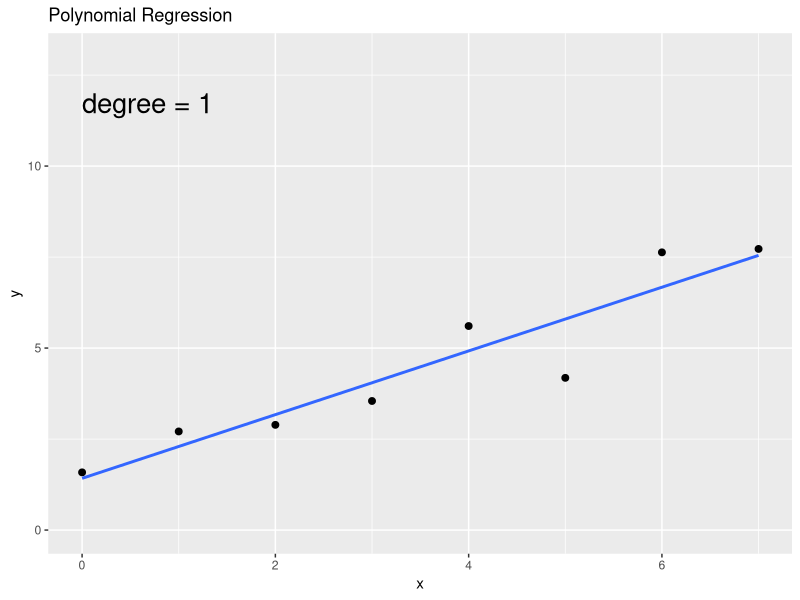
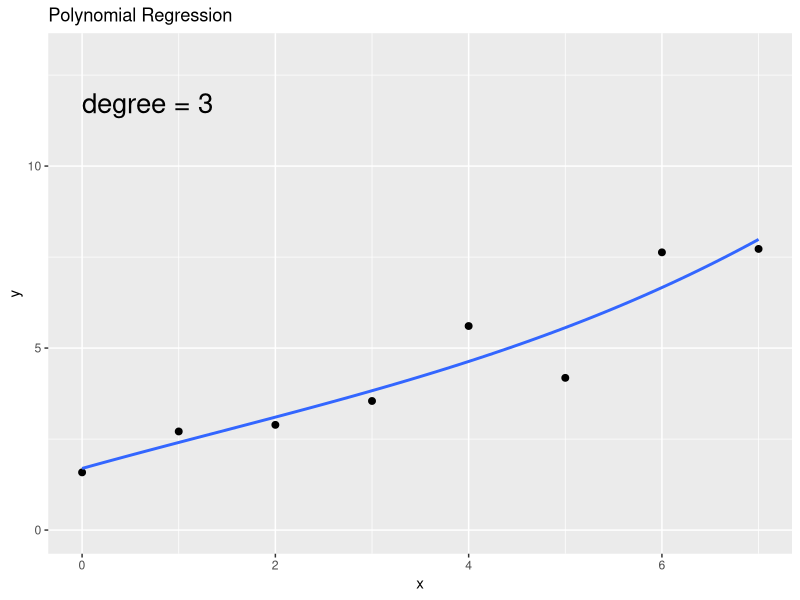
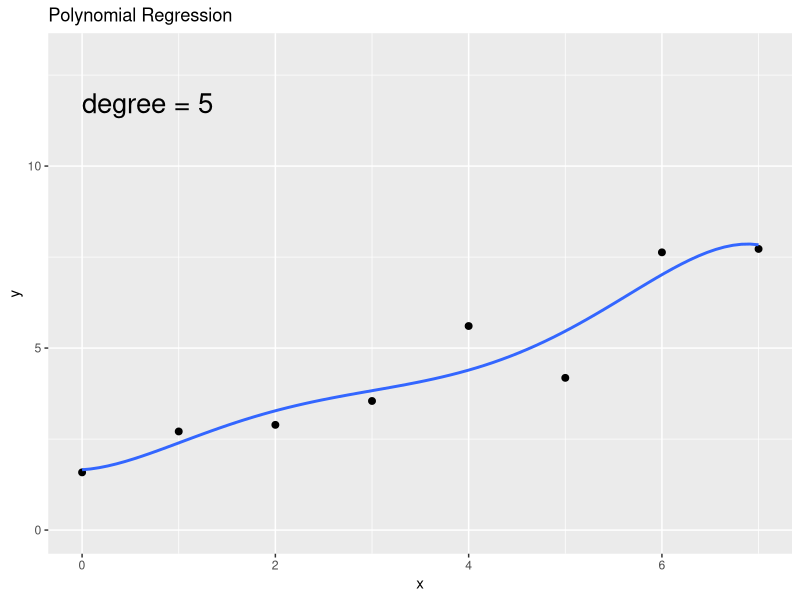
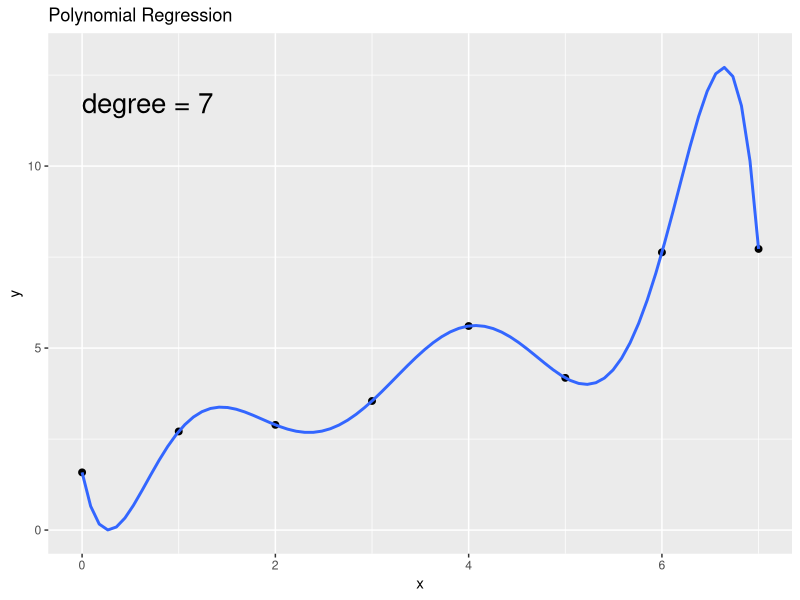

These figures' R source, in order:
library(tidyverse)

set.seed(12345)

a <- tibble(x = 0:7) %>% mutate(y = x + 1 + rnorm(8))

g <- a %>% ggplot(aes(x, y)) +
  geom_point(size = 2) +
  geom_smooth(method = "lm", formula = y ~ x, se = FALSE) +
  scale_y_continuous(limits = c(-0, 13)) +
  geom_text(aes(x, y, label = text), data = tibble(x = 0, y = 12, text = "degree = 1"), hjust = 0, vjust = 1, size = 7) +
  ggtitle("Polynomial Regression")
g %>% ggsave(filename = "poly-reg.d1.png", width = 7, height = 7)

g <- a %>% ggplot(aes(x, y)) +
  geom_point(size = 2) +
  geom_smooth(method = "lm", formula = y ~ I(x^3) + I(x^2) + x, se = FALSE) +
  scale_y_continuous(limits = c(-0, 13)) +
  geom_text(aes(x, y, label = text), data = tibble(x = 0, y = 12, text = "degree = 3"), hjust = 0, vjust = 1, size = 7) +
  ggtitle("Polynomial Regression")
g %>% ggsave(filename = "poly-reg.d3.png", width = 7, height = 7)

g <- a %>% ggplot(aes(x, y)) +
  geom_point(size = 2) +
  geom_smooth(method = "lm", formula = y ~ I(x^5) + I(x^4) + I(x^3) + I(x^2) + x, se = FALSE) +
  scale_y_continuous(limits = c(-0, 13)) +
  geom_text(aes(x, y, label = text), data = tibble(x = 0, y = 12, text = "degree = 5"), hjust = 0, vjust = 1, size = 7) +
  ggtitle("Polynomial Regression")
g %>% ggsave(filename = "poly-reg.d5.png", width = 7, height = 7)

g <- a %>% ggplot(aes(x, y)) +
  geom_point(size = 2) +
  geom_smooth(method = "lm", formula = y ~ I(x^7) + I(x^6) + I(x^5) + I(x^4) + I(x^3) + I(x^2) + x, se = FALSE) +
  scale_y_continuous(limits = c(-0, 13)) +
  geom_text(aes(x, y, label = text), data = tibble(x = 0, y = 12, text = "degree = 7"), hjust = 0, vjust = 1, size = 7) +
  ggtitle("Polynomial Regression")
g %>% ggsave(filename = "poly-reg.d7.png", width = 7, height = 7)
